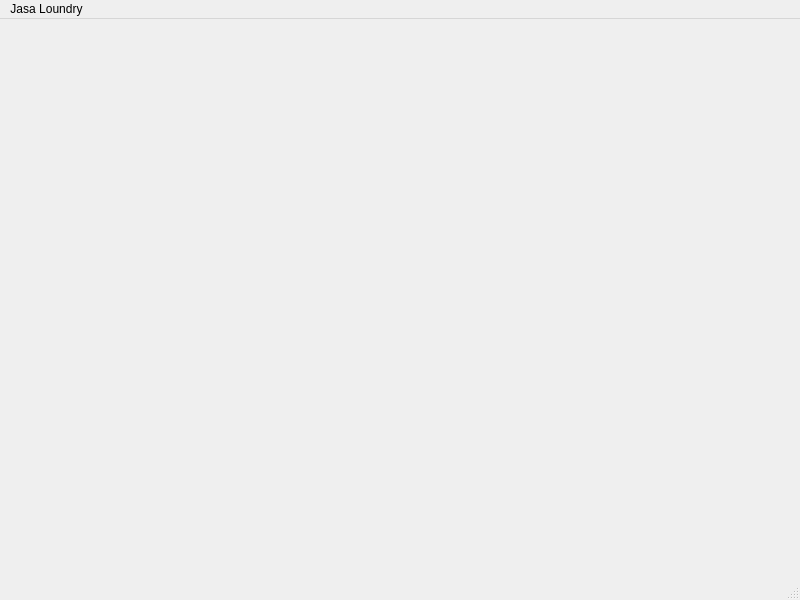
<?xml version="1.0" encoding="UTF-8"?>
<ui version="4.0">
 <class>main</class>
 <widget class="QMainWindow" name="main">
  <property name="geometry">
   <rect>
    <x>0</x>
    <y>0</y>
    <width>800</width>
    <height>600</height>
   </rect>
  </property>
  <property name="windowTitle">
   <string>main</string>
  </property>
  <widget class="QWidget" name="centralwidget"/>
  <widget class="QMenuBar" name="menubar">
   <property name="geometry">
    <rect>
     <x>0</x>
     <y>0</y>
     <width>800</width>
     <height>25</height>
    </rect>
   </property>
   <widget class="QMenu" name="menuJasa_Loundry">
    <property name="title">
     <string>Jasa Loundry</string>
    </property>
    <addaction name="actionPelanggan"/>
    <addaction name="actionDetail_Pembayaran"/>
    <addaction name="actionTransaksi"/>
    <addaction name="actionJenis_Barang"/>
   </widget>
   <addaction name="menuJasa_Loundry"/>
  </widget>
  <widget class="QStatusBar" name="statusbar"/>
  <action name="actionPelanggan">
   <property name="text">
    <string>Pelanggan</string>
   </property>
  </action>
  <action name="actionDetail_Pembayaran">
   <property name="text">
    <string>Detail Pembayaran</string>
   </property>
  </action>
  <action name="actionTransaksi">
   <property name="text">
    <string>Transaksi</string>
   </property>
  </action>
  <action name="actionJenis_Barang">
   <property name="text">
    <string>Jenis Barang</string>
   </property>
  </action>
 </widget>
 <resources/>
 <connections/>
</ui>
